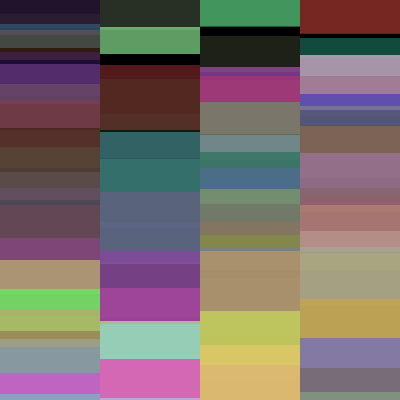
Frame 1 (no input)
Frame 60 (the mouse pressed at the canvas centre just before this capture): identical to frame 1, image omitted
Frame 120 (the mouse held since frame 60 and released just before this capture): identical to frame 1, image omitted

The Processing sketch that drew this single still picture (run headless with seeded random() and noise(); from frame 60 on, the mouse is pressed at the canvas centre):

// Processing sketch: random_color_box
// ── random_color_box.pde

void setup() {
  size(400, 400);
  background(0);
  noStroke();
  boxes();
}

void draw() {
}


void boxes() {
  for (int i = 0; i < width; i += width/4) {
    for (int j = 0; j < height; j += random(3, 40)) {
      fill(random(50, 255), random(50, 255), random(50, 255), random(200));
      if (j == 0) {
        rect(i, j, width/4, random(3, 40));
      }
      rect(i, j, width/4, j);
    }
  }
}

void keyPressed() {
  if (key == ' ') {
    boxes();
  }
}
